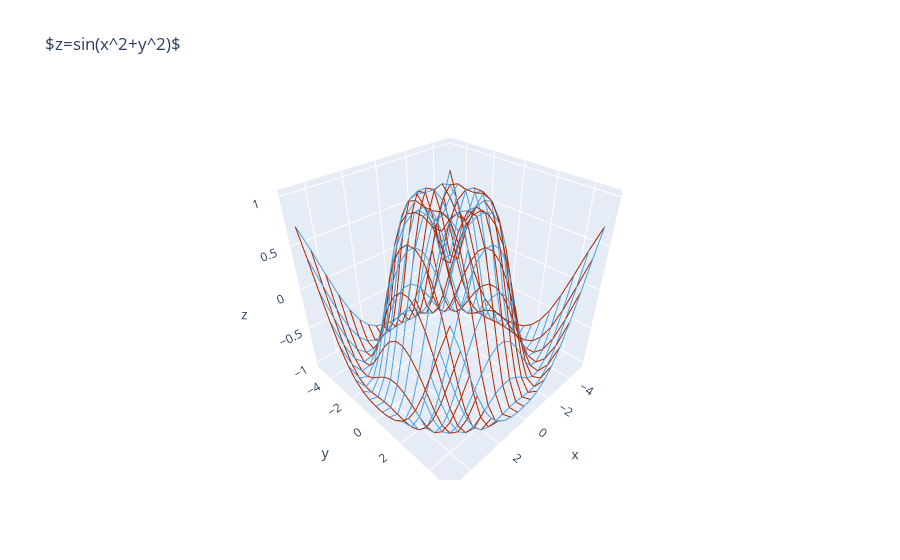

Notebook cell for this chart:
### Markdown cell above
Na GA aprendemos como construir a queação de um plano. Sabemos fazer isso usando o seu vetor tangente e um ponto dele, ou, usando tres pontos dele.

Na mesma forma que para cada ponto de curva há uma linha tangente, para cada ponto de uma superficie existe um plano tangente. Tem varias formas para chegar na equação destes planos. Talvez o caminho mais facil seja pelas **curvas de grade**. 

Para uma superficie $z = f(x,y)$, se fixarmos um dos parametros $x$ and $y$ achamos uma curva de grade da superficie. Por exemplo, para $z=\sin(x^2 + y^2)$ temos as seguintes curvas
$$
x = 1 \rightarrow z=\sin(1+y^2) \\
x = 2 \rightarrow z=\sin(4+y^2) \\
x = 3 \rightarrow z=\sin(9+y^2) \\
\\
y = 1 \rightarrow z=\sin(x^2+1) \\
y = 2 \rightarrow z=\sin(x^2+4) \\
y = 3 \rightarrow z=\sin(x^2+9) \\
$$

Graficamente podemos plotar elas na seguinte forma

### Code cell
# Creating the data
x = np.linspace(-5, 5, 20)
y = np.linspace(-5, 5, 20)
xGrid, yGrid = np.meshgrid(x, y)
R = np.sqrt(xGrid ** 2 + yGrid ** 2)
z = np.sin(R)

# Creating the plot
lines = []
line_marker = dict(color='#4ca3dd', width=2)
for i, j, k in zip(xGrid, yGrid, z):
    lines.append(go.Scatter3d(x=i, y=j, z=k, mode='lines', line=line_marker))

line_marker = dict(color='#b12600', width=2)
for i, j, k in zip(xGrid, yGrid, z):
    lines.append(go.Scatter3d(x=j, y=i, z=k, mode='lines', line=line_marker))

layout = go.Layout(
    title='$z=sin(x^2+y^2)$',
    showlegend=False,
)
fig = go.Figure(data=lines, layout=layout)
fig.show()
